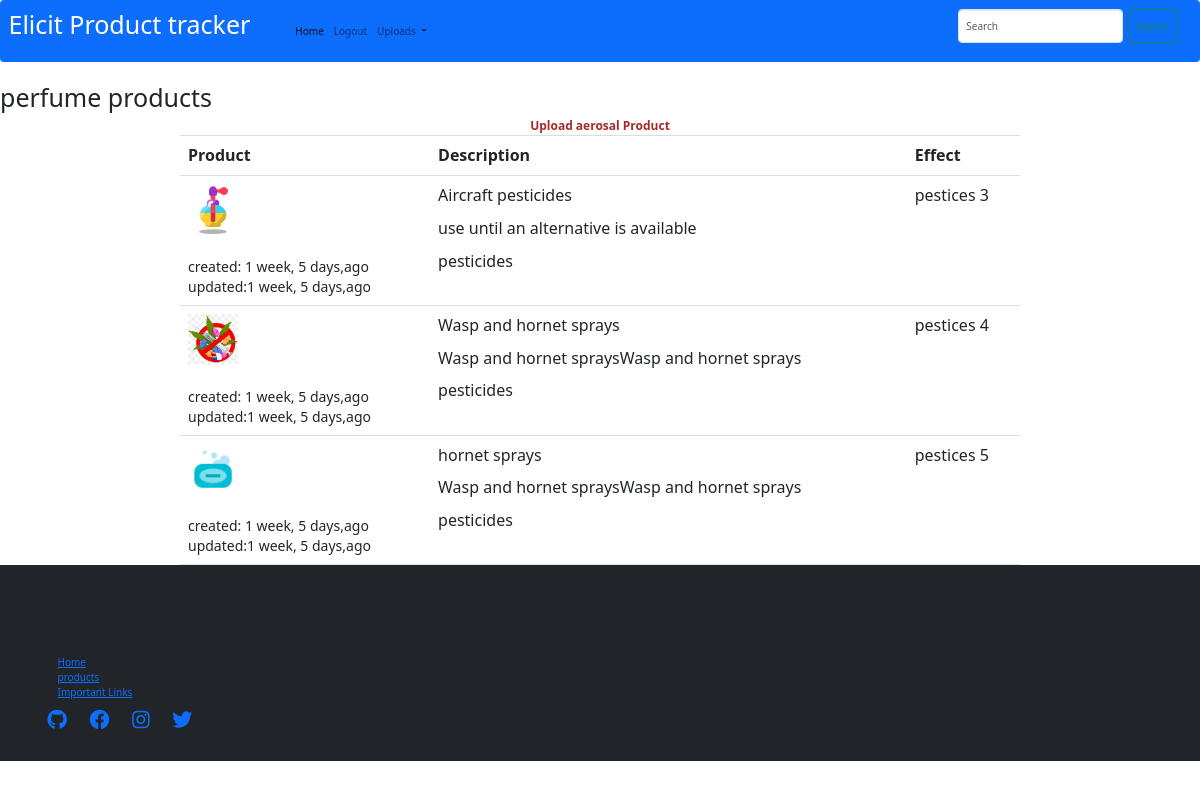
The app's page /perfume/ with its own data.
### trackerApp/models.py (models this page shows, shortened)
class AerosalModels(models.Model):
    aerosalname=models.CharField(max_length=50)
    aerosalpicture=models.ImageField(null=True)
    updated= models.DateTimeField(auto_now=True)
    created= models.DateTimeField(auto_now_add=True)
    description2=models.CharField(max_length=100)
    description3=models.CharField(max_length=105)
    description1=models.TextField(max_length=70)

### trackerApp/views.py (the view)
# urls.py: path('perfume/', views.perfumeProducts, name='perfume-Products'),
def perfumeProducts(request):
    displayAerosal=AerosalModels.objects.all()
    return render(request,'trackerApp/perfume.html',{'displayAerosal':displayAerosal})

### trackerApp/templates/trackerApp/perfume.html (shortened to what this page needs)
{% extends 'trackerApp/base.html'%}
{% block content %}
<h1>perfume products</h1>
 <div class="title-head">
    <a href="{% url 'aerosalUploading' %}">Upload aerosal Product</a>
    </div>
<link href="https://cdn.jsdelivr.net/npm/bootstrap@5.3.0-alpha1/dist/css/bootstrap.min.css" rel="stylesheet">
<table class="table" style="width:70%;margin:auto;background-color:red;padding-top:200px;">
  <tr>
    <th class="thead-dark">Product</th>
    <th class="thead-dark">Description</th>
    <th class="thead-dark"style="text-align:left ;">Effect</th>
  </tr>
  {% for aerosalCont in displayAerosal %}
  <tr>
    <td>
      <div class="imagecontainer">
        <img style="width:50px"src="{{ aerosalCont.aerosalpicture.url }}">
      </div><br>
      <span><small>created: {{aerosalCont.created|timesince}},ago</small></span><br>
      <span ><small>updated:{{aerosalCont.updated|timesince}},ago</small></span>
    </td>
      <td>
          <p >{{ aerosalCont.aerosalname }}</p>
          <p >{{ aerosalCont.description1 }}</p>
          <p >{{ aerosalCont.description2 }}</p>
      </td>
      <td><p style="text-align:left ;">{{ aerosalCont.description3 }}</p></td>
    </tr>
  {% endfor %}
</table>
{% endblock %}

### trackerApp/templates/trackerApp/perfume.html (style rules this page uses)
.title-head { text-align: center; }
.title-head a { text-decoration: none; text-align: center; color: brown; font-size: 1.2rem; font-weight: bold; }
.title-head a::after { text-align: center; color: yellowgreen; padding: 20px; background-color: violet; }

### records on screen
AerosalModels: aerosalpicture (picture), created "1 week, 5 days", updated "1 week, 5 days", aerosalname "Aircraft pesticides", description1 "use until an alternative is available", description2 "pesticides", description3 "pestices 3"
AerosalModels: aerosalpicture (picture), created "1 week, 5 days", updated "1 week, 5 days", aerosalname "Wasp and hornet sprays", description1 "Wasp and hornet spraysWasp and hornet sprays", description2 "pesticides", description3 "pestices 4"
AerosalModels: aerosalpicture (picture), created "1 week, 5 days", updated "1 week, 5 days", aerosalname "hornet sprays", description1 "Wasp and hornet spraysWasp and hornet sprays", description2 "pesticides", description3 "pestices 5"
